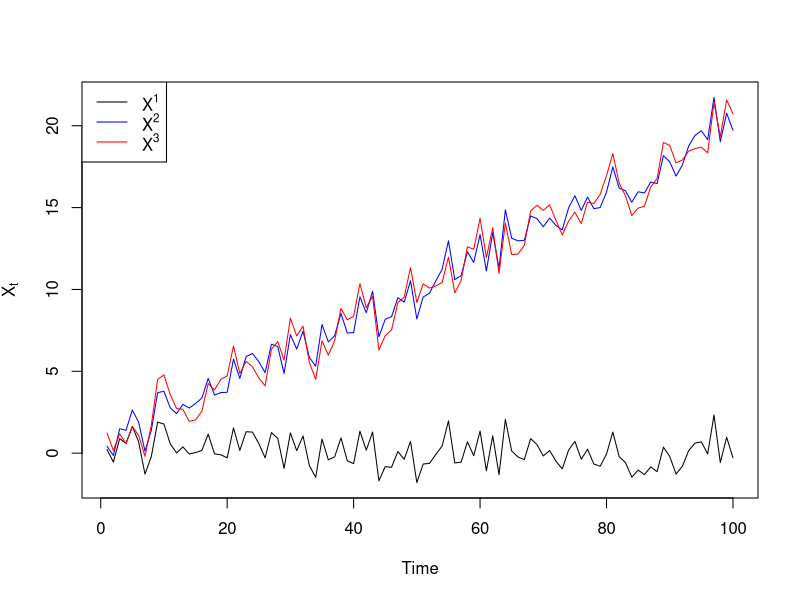
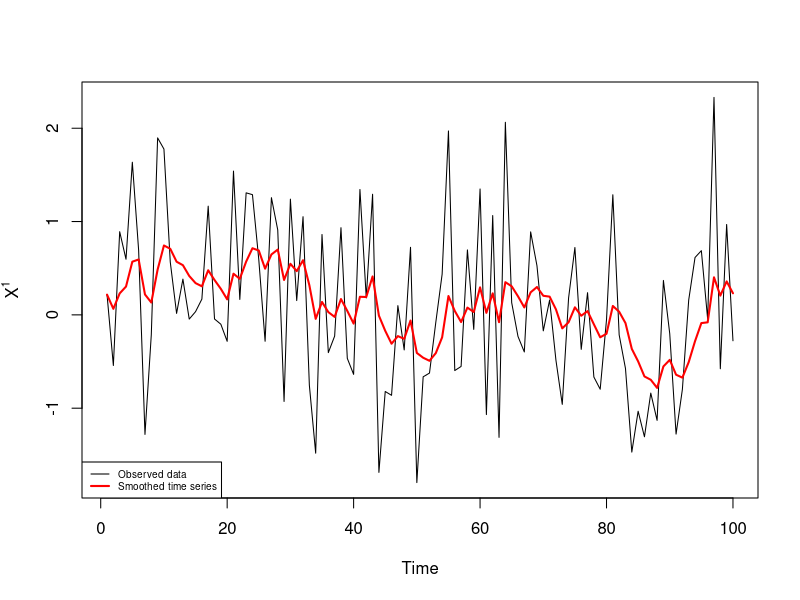
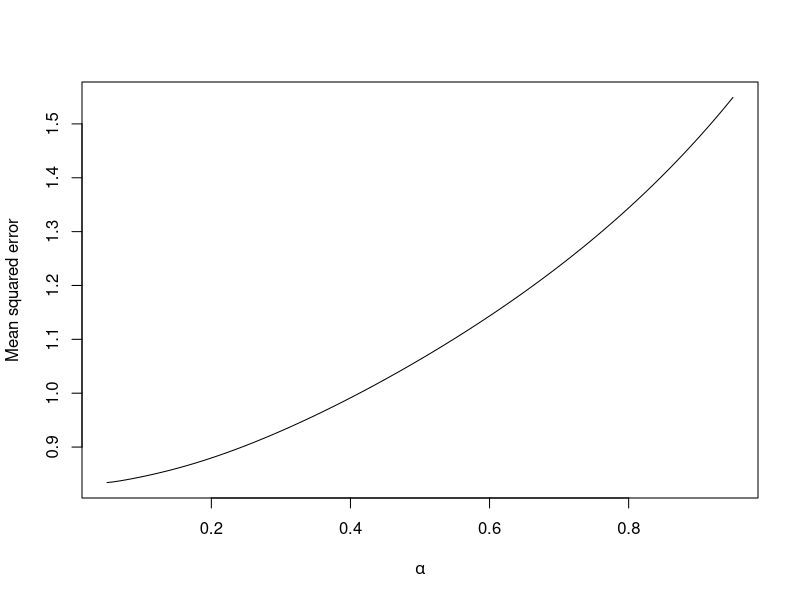
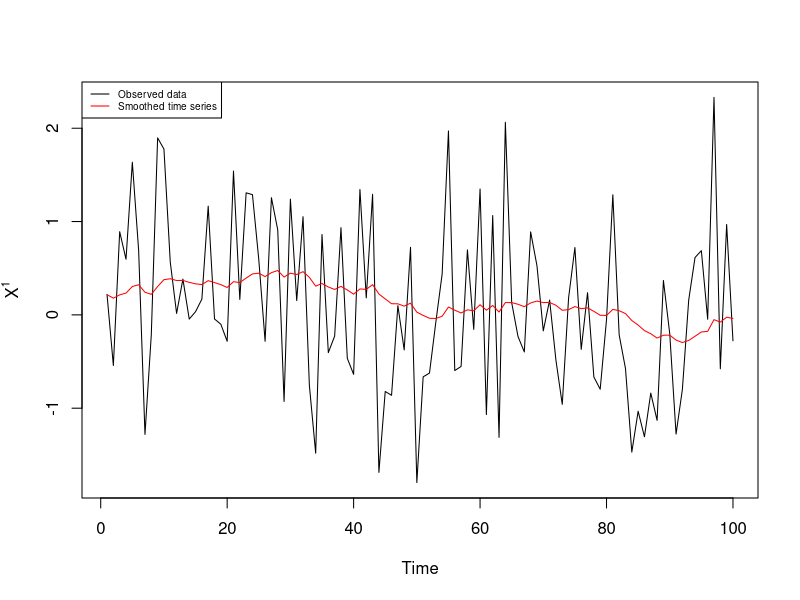
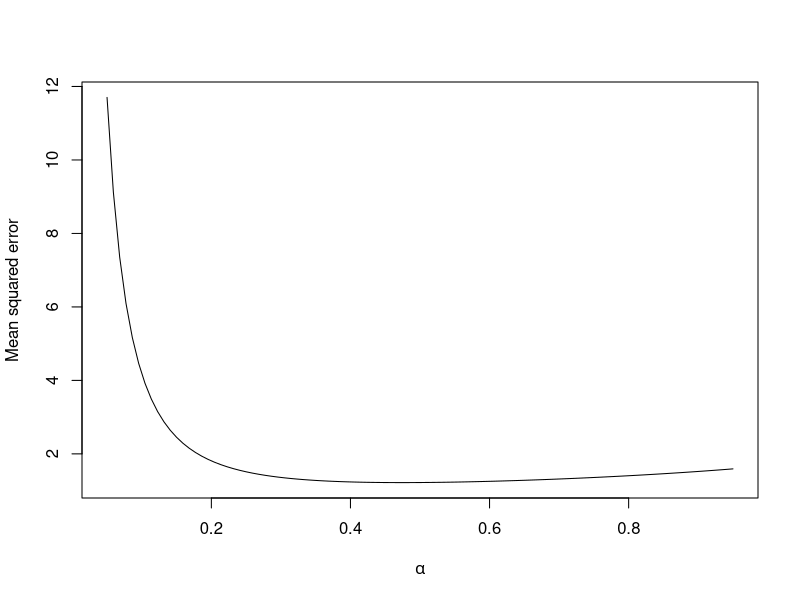
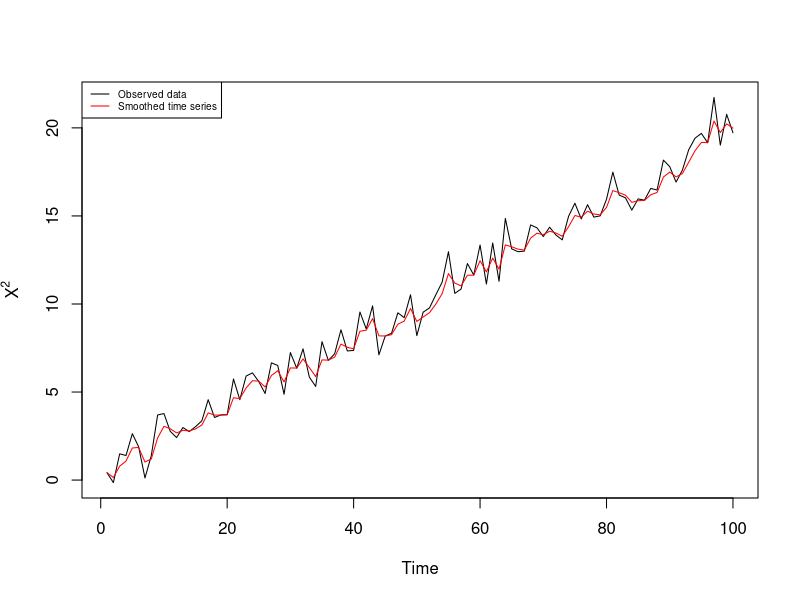
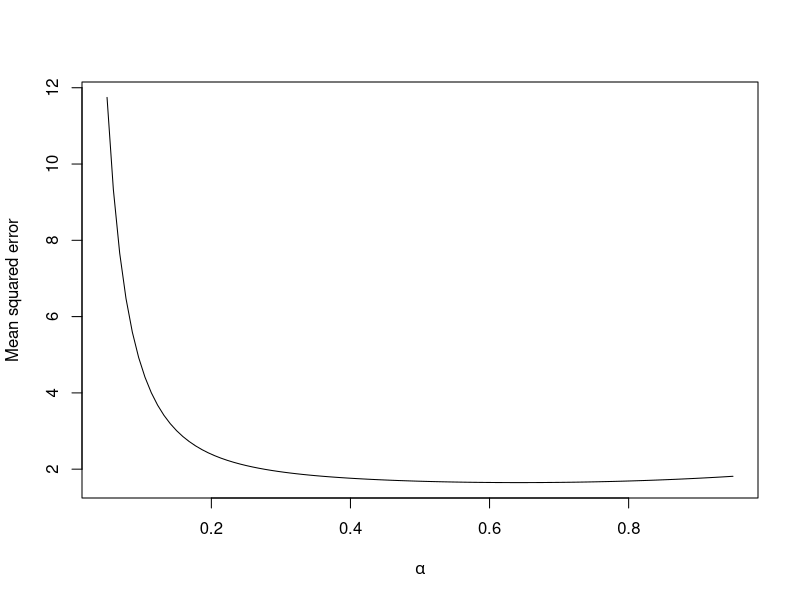
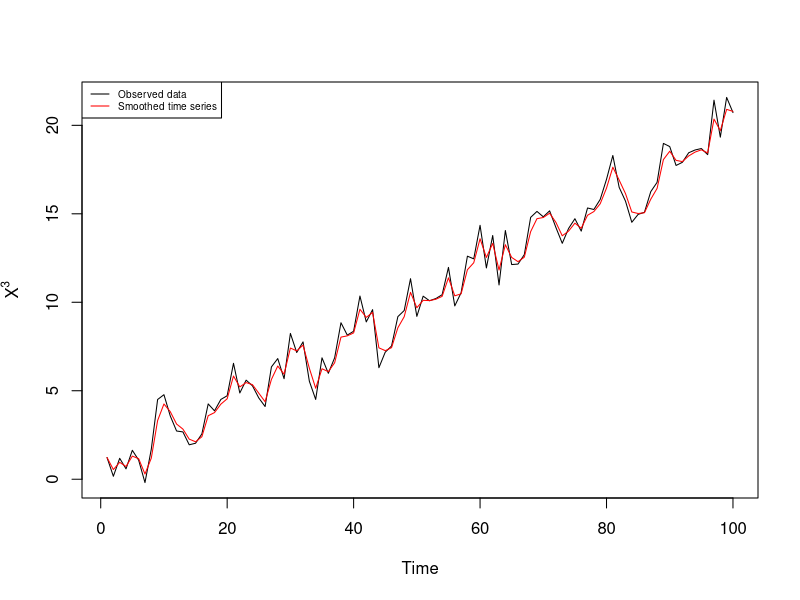

Write the R code that produced these figures, in order.
rm(list=objects())

#### Data simulation

set.seed(4) # ensures reproducible results

n = 100
t = 1:n

eps = rnorm(n,0,1)

X1 = eps

X2 = t/5 + eps

s = cos(2*pi*t/10)
X3 = t/5 + s + eps

plot(X1, type='l', ylim=range(X1,X2,X3), xlab="Time", ylab=expression(X[t]))
# expression is a function to write maths expressions and greek letters. 
lines(X2, col='blue')
lines(X3, col='red')
legend("topleft", legend=c(expression(X^1),expression(X^2),expression(X^3)),
       lty=1, col=c("black","blue","red"))

#### Smoothing methods

# /!\ Important /!\
# Recall that ychap_(t+1) is obtained by taking the smoothed value of time t
# Smoothing at time t is forecasting time t+1

ExpSmooth = function(x,alpha)
{
  n = length(x)
  xsmooth = array(NA, dim=n) 
  
  # Initialization
  # We have to start somewhere: this would be optimized in R, using the Holt-Winters function.
  # Here, we arbitrarily choose a starting point, that is not absurd (at the beginning we do not
  # smooth the time series since we have no past).
  xsmooth[1] = x[1]
  
  for(i in 2:n)
  {
    xsmooth[i] = alpha*x[i] + (1-alpha)*xsmooth[i-1] 
  }
  
  return(xsmooth)
}

DoubleExpSmooth = function(x,alpha)
{
  n = length(x)
  xsmooth = array(NA, dim=n) 

  # Initialization
  # Again, it is here arbitrary but not absurd. l_t represents the level, thus it is in the same
  # rough size. b_t, instead, represents the trend: it is the same rough size and concept than
  # x[2]-x[1]. For l_1, I put x[2] to be at the "same point" than b_1, but I could have chosen
  # x[1] for example.
  # Anyway, usually these parameters are optimized, and we hope here that their influence will 
  # quickly be insignificant, after a warm up period.
  xsmooth[1] = x[1]
  l = array(NA, dim=n) 
  l[1] = x[2]
  b = array(NA, dim=n)
  b[1] = x[2]-x[1]
  
  for(i in 2:n)
  {
    l[i] = xsmooth[i-1] + (1-(1-alpha)^2)*(x[i]-xsmooth[i-1]) 
    # when h=1, xsmooth[i-1] = l[i-1]+b[i-1]
    # xsmooth[i-1] represents xchap_i/(i-1)
    b[i] = b[i-1] + alpha^2*(x[i]-xsmooth[i-1])
    xsmooth[i] = l[i] + b[i] # same comment than 2 lines before
  }
  
  # the following lines of code allow to return multiple objects, stored in a list
  # return() does not allow to return multiple object (e.g. return(b,l) is not possible)
  res = list()
  res$smooth = xsmooth
  res$l = l
  res$b = b
  return(res)
}

DoubleExpSmoothHW=function(x,alpha,beta)
{
  n = length(x)
  xsmooth = array(NA, dim=n)
  
  xsmooth[1] = x[1]
  l = array(NA, dim=n)
  l[1] = x[2]
  b = array(NA, dim=n)
  b[1] = x[2]-x[1]
  
  for(i in 2:n)
  {
    l[i] = alpha*x[i] + (1-alpha)*xsmooth[i-1]
    b[i] = beta*(l[i]-l[i-1]) + (1-beta)*b[i-1]
    xsmooth[i] = l[i] + b[i]
  }
  
  res = list()
  res$smooth = xsmooth
  res$l = l
  res$b = b
  return(res)
}

SeasonalDoubleExpSmooth = function(x,alpha,beta,delta,period)
{
  n = length(x)
  xsmooth = array(NA, dim=n)

  xsmooth[1] = x[1]
  l = array(NA, dim=n)
  l[1] = x[2]
  b = array(NA, dim=n)
  b[1] = x[2]-x[1]
  s = array(NA, dim=n)
  s[1] = x[1]
  
  for(i in 2:n)
  {
    l[i] = alpha*(x[i]-s[max(i-period,1)]) + (1-alpha)*(l[i-1]+b[i-1])
    b[i] = beta*(l[i]-l[i-1]) + (1-beta)*b[i-1]
    s[i] = delta*(x[i]-l[i]) + (1-delta)*s[max(i-period,1)]
    xsmooth[i] = l[i] + b[i] + s[i]
  }
  
  res = list()
  res$smooth = xsmooth
  res$l = l
  res$b = b
  res$s = s
  return(res)
}

#### Error functions

mse = function(x,y){
  return(mean((x-y)^2))
}

# Since we are going to forecast, we want to optimize our choice of alpha in this framework,
# and not in a smoothing framework. Thus, we build functions to evaluate the MSE of a 
# 1-day ahead forecast, given a smoothing => we have to shift the smoothing vector.

mse_smoothing_simple = function(true_values, smoothed_values){
  n = length(true_values)
  # we compare what we would have forecasted to what we smooth!
  return(mse(tail(true_values,n-1), head(smoothed_values,n-1))) 
}

mse_smoothing_methods = function(true_values, smoothed_object){
  n = length(true_values)
  return(mse(tail(true_values,n-1), head(smoothed_object$smooth,n-1)))
}

#### Application to our time series: exponential

## X1

alpha = 0.2
X1.smooth = ExpSmooth(X1,alpha)
plot(X1, type='l', xlab="Time", ylab=expression(X^1))
lines(X1.smooth, col='red', lwd=2)
legend("bottomleft", legend=c("Observed data", "Smoothed time series"),
       lty=1, lwd=c(1,2), col=c("black","red"), cex=0.6)

mse_smoothing_simple(X1, X1.smooth)

alpha = seq(0.05,0.95,length=100)

forecast = lapply(alpha, ExpSmooth, x=X1)

erreur = sapply(forecast, mse_smoothing_simple, true_values=X1)
plot(alpha,erreur,type='l',xlab=expression(alpha),ylab="Mean squared error")

X1.smooth = ExpSmooth(X1, alpha[which.min(erreur)])
plot(X1, type='l', xlab="Time", ylab=expression(X^1))
lines(X1.smooth, col='red')
legend("topleft", legend=c("Observed data", "Smoothed time series"),
       lty=1, col=c("black","red"), cex=0.6)

## X2

forecast = lapply(alpha, ExpSmooth, x=X2)

erreur = sapply(forecast, mse_smoothing_simple, true_values=X2)
plot(alpha,erreur,type='l',xlab=expression(alpha),ylab="Mean squared error")

X2.smooth = ExpSmooth(X2, alpha[which.min(erreur)])
plot(X2, type='l', xlab="Time", ylab=expression(X^2))
lines(X2.smooth, col='red')
legend("topleft", legend=c("Observed data", "Smoothed time series"),
       lty=1, col=c("black","red"), cex=0.6)

## X3

forecast = lapply(alpha, ExpSmooth, x=X3)

erreur = sapply(forecast, mse_smoothing_simple, true_values=X3)
plot(alpha,erreur,type='l',xlab=expression(alpha),ylab="Mean squared error")

X3.smooth = ExpSmooth(X3, alpha[which.min(erreur)])
plot(X3, type='l', xlab="Time", ylab=expression(X^3))
lines(X3.smooth, col='red')
legend("topleft", legend=c("Observed data", "Smoothed time series"),
       lty=1, col=c("black","red"), cex=0.6)

#### Application to our time series: double exponential

## X1

forecast = lapply(alpha, DoubleExpSmooth, x=X1)

erreur = sapply(forecast, mse_smoothing_methods, true_values=X1)
plot(alpha,erreur,type='l',xlab=expression(alpha),ylab="Mean squared error")

X1.smooth = DoubleExpSmooth(X1, alpha[which.min(erreur)])
plot(X1, type='l', xlab="Time", ylab=expression(X^1))
lines(X1.smooth$smooth, col='red')
legend("topleft", legend=c("Observed data", "Smoothed time series"),
       lty=1, col=c("black","red"), cex=0.6)

plot(X1.smooth$l, type='l', ylim=range(X1.smooth$l,X1.smooth$b), col='blue',
     xlab='Time', ylab="Components of the double exponential smoothing")
lines(X1.smooth$b, col='red')
legend("topleft", legend=c(expression(l[t]), expression(b[t])),
       lty=1, col=c("blue","red"))

## X2

forecast = lapply(alpha, DoubleExpSmooth, x=X2)

erreur = sapply(forecast, mse_smoothing_methods, true_values=X2)
plot(alpha,erreur,type='l',xlab=expression(alpha),ylab="Mean squared error")

X2.smooth = DoubleExpSmooth(X2, alpha[which.min(erreur)])
plot(X2, type='l', xlab="Time", ylab=expression(X^2))
lines(X2.smooth$smooth, col='red')

plot(X2.smooth$l, type='l', ylim=range(X2.smooth$l,X2.smooth$b), col='blue',
     xlab='Time', ylab="Components of the double exponential smoothing")
lines(X2.smooth$b, col='red', type='l')
legend("topleft", legend=c(expression(l[t]), expression(b[t])),
       lty=1, col=c("blue","red"))

## X3

forecast = lapply(alpha, DoubleExpSmooth, x=X3)

erreur = sapply(forecast, mse_smoothing_methods, true_values=X3)
plot(alpha,erreur,type='l',xlab=expression(alpha),ylab="Mean squared error")

X3.smooth = DoubleExpSmooth(X3, alpha[which.min(erreur)])
plot(X3, type='l', xlab="Time", ylab=expression(X^3))
lines(X3.smooth$smooth, col='red')

plot(X3.smooth$l, type='l', ylim=range(X3.smooth$l,X3.smooth$b), col='blue',
     xlab='Time', ylab="Components of the double exponential smoothing")
lines(X3.smooth$b, col='red', type='l')
legend("topleft", legend=c(expression(l[t]), expression(b[t])),
       lty=1, col=c("blue","red"))

#### Application to our time series: seasonal double exponential

# First draft of parameters: they should be optimized!
alpha = 0.35
beta = 0.2
delta = 0.2
period = 10
X3.seassmooth = SeasonalDoubleExpSmooth(X3, alpha, beta, delta, period)

plot(X3, type='l', xlab="Time", ylab=expression(X^3))
lines(X3.seassmooth$smooth, col='red')

par(mfrow=c(3,1))
plot(X3.seassmooth$b, type='l', xlab="Time", ylab=expression(b[t]), col='red')
plot(X3.seassmooth$l, type='l', xlab="Time", ylab=expression(l[t]), col='blue')
plot(X3.seassmooth$s, type='l', xlab="Time", ylab=expression(s[t]))
par(mfrow=c(1,1))

#### Forecast: X3

# We forecast at time t the time series at times t+1,...,t+20.
# In practice, we could refine our forecast of time t+20 at time t+19 for example.
# Here we wish to observe the deterioration for mid-term forecasts. 

## Exponential

last_obs = 80
horizon = 20

plot(1:last_obs, X3[1:last_obs], type="l", xlab="Time", ylab=expression(X^3),
     xlim=c(1,n), ylim=range(X3))
lines((last_obs+1):(last_obs+horizon), X3[(last_obs+1):(last_obs+horizon)], col="red")
legend("topleft", legend=c("Training data", "Forecasting data"), lty=1,
       col=c("black", "red"))

alpha = seq(0.05,0.95,length=100)

smoothing = lapply(alpha, ExpSmooth, x=X3[1:last_obs])

erreur = sapply(smoothing, mse_smoothing_simple, true_values=X3[1:last_obs])

smoothing = ExpSmooth(X3[1:last_obs], alpha[which.min(erreur)])
forecast = c(smoothing, rep(smoothing[last_obs], horizon))

plot(X3, pch=20, ylim=range(X3, forecast), xlab="Time", ylab=expression(X^3))
lines(forecast, col='red', lwd=2)
abline(v=last_obs, lty='dashed')
legend("topleft", legend=c("Observed data", "Smoothed and forecast"), lty=c(NA,1), pch=c(20,NA),
       lwd=c(1,2), col=c("black", "red"))

## Double exponential

smoothing = lapply(alpha, DoubleExpSmooth, x=X3[1:last_obs])

erreur = sapply(smoothing, mse_smoothing_methods, true_values=X3[1:last_obs])

smoothing = DoubleExpSmooth(X3[1:last_obs], alpha[which.min(erreur)])
forecast = c(smoothing$smooth, 
             smoothing$l[last_obs] + smoothing$b[last_obs]*(1:horizon))

plot(X3, pch=20, ylim=range(X3, forecast), xlab="Time", ylab=expression(X^3))
lines(forecast, col='red', lwd=2)
abline(v=last_obs, lty='dashed')
legend("topleft", legend=c("Observed data", "Smoothed and forecast"), lty=c(NA,1), pch=c(20,NA),
       lwd=c(1,2), col=c("black", "red"))

## Seasonal double exponential

alpha = 0.35
beta = 0.2
delta = 0.2
period = 10

smoothing = SeasonalDoubleExpSmooth(X3[1:last_obs], alpha, beta, delta, period)
forecast = c(smoothing$smooth, 
             smoothing$l[last_obs] + smoothing$b[last_obs]*(1:horizon) +
             smoothing$s[last_obs-period+1+(horizon-1)%%period])

plot(X3, pch=20, ylim=range(X3, forecast), xlab="Time", ylab=expression(X^3))
lines(forecast, col='red', lwd=2)
abline(v=last_obs, lty='dashed')
legend("topleft", legend=c("Observed data", "Smoothed and forecast"), lty=c(NA,1), pch=c(20,NA),
       lwd=c(1,2), col=c("black", "red"))
